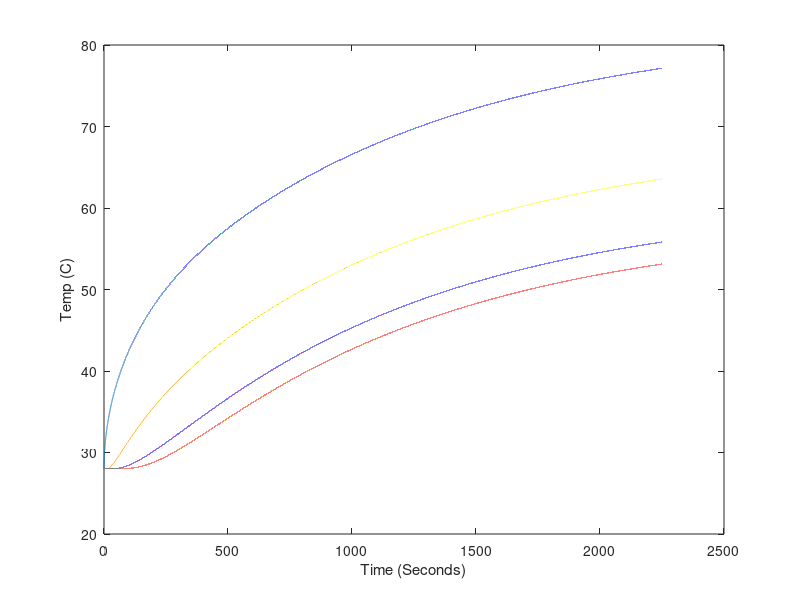

The MATLAB source for this figure: (Note: this script raises an error after producing the figure.)
clc;

%Constants for fit
kc = 10.7; %Convection coefficient of horizontal Al rod (W/(m^2K))
k = 145; %Constant of conductivity of Al (W/(mK))
e = 0.21; %Emmisivity of sandblasted Al rod
Cp = 950; %Specific heat capacity of Al (J/(K kg))
loss = .27; %Fractional loss of power to environment

%Power
V = 15.1; %V, voltage into power resistor
I = 0.890; %A, current into power resistor
Ppower = V*I; %W
Pinl = Ppower*(1-loss); %Power into the left side of the rod (W)

%Number of steps
Nx = 130; %Number of steps in length
Nt = 100000; %Number of steps in time
t0 = 0; %Start time (s)
tf = 2250; %End time (s)
x0 = 0; %Start length (m)
xf = 0.3; %End length (m)

%Constants
a = 0.011; %Radius of the rod (m)
SBc = 5.67e-8; %Stefan-Boltzmann constant (W/(m^2K^4))
Tamb = 273+28; %Ambient temperature (K)
rho = 2.7e3; %Density of Al (kg/m^3)

%Calculated numbers
dx = (xf - x0)/(Nx);
dt = (tf - t0)/(Nt);
dT_convec = @(Tx) (kc*2*(Tx-Tamb)*dt)/(Cp*rho*a); %Temperature change due to convection (K)
dT_rad = @(Tx) (e*SBc*2*(Tx.^4-Tamb^4)*dt)/(Cp*rho*a); %Temperature change due to radiation (K)
dT_convec_end = @(Tx) (kc*(Tx-Tamb)*dt)/(Cp*rho*dx);
dT_rad_end = @(Tx) (e*SBc*(Tx.^4-Tamb^4)*dt)/(Cp*rho*dx);
dT = @(P) (P * dt)/(Cp * pi*a^2*dx*rho); %Temperature change in chunk (K)

%==============
%= Simulation =
%==============

%Storage
T = zeros(Nx, Nt); %Array o temp over time, indices are (x,t)

%initial
T(:,1) = ones(Nx,1)*(273+28); %Set all temperatures to Tamb

for time = 1:Nt-1
    %power in to and conduction out of first slice
    T(1,time+1)=T(1,time)+dT(Pinl)+((k/(Cp*rho))*(T(2,time)-T(1,time))./dx^2)*dt;
    
    %temperature changes due to conduction along rod
    T(2:Nx-1,time+1)=T(2:Nx-1,time)+(k/(Cp*rho))*((T(3:Nx,time)-2*T(2:Nx-1,time)+T(1:Nx-2,time))./dx^2)*dt;
    T(Nx,time+1) = T(Nx,time)-((k/(Cp*rho))*(T(Nx,time)-T(Nx-1,time))./dx^2)*dt;
    
    %temperature changes due to loss in convection and radiation
    T(1:Nx,time+1)=T(1:Nx,time+1) - dT_convec(T(1:Nx,time+1)) - dT_rad(T(1:Nx,time+1));
    
    %convection and radiation at cold and hot end of rod
    T(Nx,time+1)=T(Nx,time+1) - dT_convec_end(T(Nx,time+1)) - dT_rad_end(T(Nx,time+1));
end


% Point trim for data (to allow for time it takes to heat power resistor)
notTrimmed = false; 
if notTrimmed
    l = length(T1);
    numTrim = 4;
    T1 = T1(numTrim:l);
    T2 = T2(numTrim:l);
    T3 = T3(numTrim:l);
    T4 = T4(numTrim:l);
    T5 = T5(numTrim:l);
    timeDATA = timeDATA(1:length(T1));
end

timeSim = linspace(0,tf,Nt);

% Plot of all points of rod simulation
% for position = 1:Nx
%     plot(timeSim,(T(position,:)-273));
%     hold on;
% end

plot(timeSim,(T(1,:)-273));
hold on;
plot(timeSim,(T(Nx,:)-273));
plot(timeSim,(T(floor(Nx/3),:)-273));
plot(timeSim,(T(floor(Nx*2/3),:)-273));

xlabel('Time (Seconds)');
ylabel('Temp (C)');

plot(timeDATA, T1, 'c', timeDATA, T2, 'y', timeDATA, T3, 'g', timeDATA, T4, 'r', timeDATA, T5, 'm')

% Calculate chai squared values
X1 = zeros(1,length(timeDATA));
X2 = zeros(1,length(timeDATA));
X3 = zeros(1,length(timeDATA));
X4 = zeros(1,length(timeDATA));
T = T-273;
for tindex = 1:length(timeDATA)
   % Getting correct indices
   tcur = timeDATA(tindex);
   tmp = abs(timeSim-tcur);
   [idx idx] = min(tmp); %index of closest value
   TData1 = T1(tindex);
   TSim1 = T(Nx,idx);
   X1(tindex) = (TData1-TSim1)^2;
   
   TData2 = T2(tindex);
   TSim2 = T(floor(Nx*2/3),idx);
   X2(tindex) = (TData2-TSim2)^2;
   
   TData3 = T3(tindex);
   TSim3 = T(floor(Nx/3),idx);
   X3(tindex) = (TData3-TSim3)^2;
   
   TData4 = T4(tindex);
   TSim4 = T(1,idx);
   X4(tindex) = (TData4-TSim4)^2;
end

Xsquare1 = sum(X1)/length(X1)
Xsquare2 = sum(X2)/length(X2)
Xsquare3 = sum(X3)/length(X3)
Xsquare4 = sum(X4)/length(X4)

hold off;